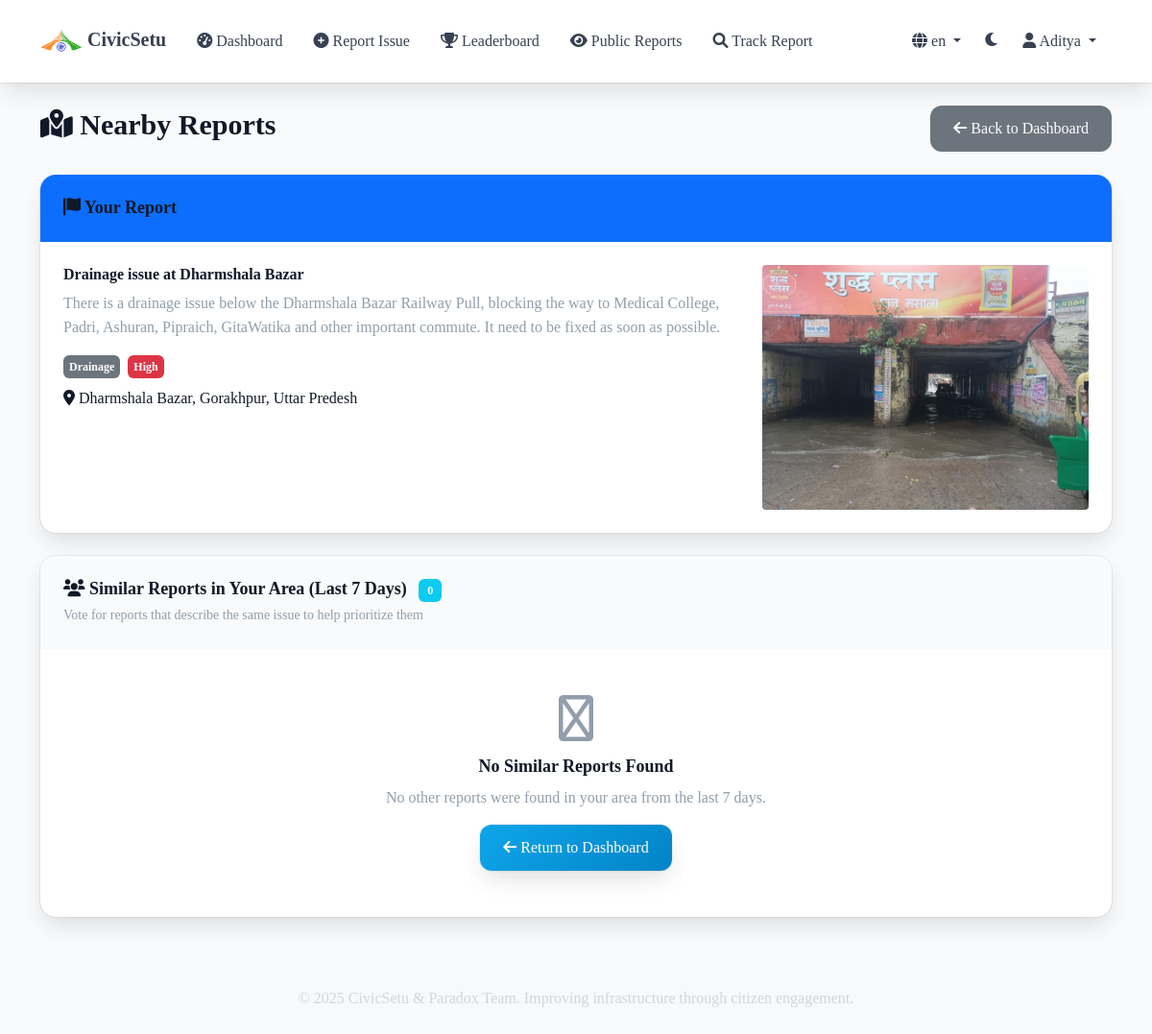
/citizen/nearby-reports/1 (signed in), run on the app's committed database.
### models.py (models this page shows)
class User(UserMixin, db.Model):
    id = db.Column(db.Integer, primary_key=True)
    username = db.Column(db.String(80), unique=True, nullable=False)
    email = db.Column(db.String(120), unique=True, nullable=False)
    password_hash = db.Column(db.String(120), nullable=False)
    role = db.Column(db.String(20), nullable=False, default='citizen')  # citizen or authority
    phone = db.Column(db.String(15))
    department = db.Column(db.String(100))  # For authority users
    created_at = db.Column(db.DateTime, default=datetime.utcnow)
    is_active = db.Column(db.Boolean, default=True)
    email_verified = db.Column(db.Boolean, default=False)
    reports = db.relationship('Report', backref='reporter', lazy=True)
    assigned_tickets = db.relationship('MaintenanceTicket', backref='assigned_to', lazy=True)

class Report(db.Model):
    id = db.Column(db.Integer, primary_key=True)
    title = db.Column(db.String(200), nullable=False)
    description = db.Column(db.Text, nullable=False)
    category = db.Column(db.String(50), nullable=False)  # pothole, crack, broken_structure, etc.
    severity = db.Column(db.String(20), nullable=False, default='medium')  # low, medium, high, critical
    latitude = db.Column(db.Float, nullable=True)  # Made optional
    longitude = db.Column(db.Float, nullable=True)  # Made optional
    address = db.Column(db.String(300))
    postal_code = db.Column(db.String(20))  # PIN/Postal/Zip code
    photo_path = db.Column(db.String(200), nullable=False)  # Made mandatory
    status = db.Column(db.String(20), default='reported')  # reported, verified, in_progress, completed, rejected
    user_id = db.Column(db.Integer, db.ForeignKey('user.id'), nullable=False)
    is_anonymous = db.Column(db.Boolean, default=False)  # New field for anonymous reporting
    created_at = db.Column(db.DateTime, default=datetime.utcnow)
    updated_at = db.Column(db.DateTime, default=datetime.utcnow, onupdate=datetime.utcnow)
    ticket = db.relationship('MaintenanceTicket', backref='report', uselist=False)
    updates = db.relationship('StatusUpdate', backref='report', lazy=True, order_by='StatusUpdate.created_at.desc()')

### app.py (the view)
@app.route('/citizen/nearby-reports/<int:report_id>')
@login_required
def view_nearby_reports(report_id):
    if current_user.role != 'citizen':
        flash('Access denied')
        return redirect(url_for('index'))
    current_report = Report.query.filter_by(id=report_id, user_id=current_user.id).first_or_404()
    from datetime import timedelta
    from sqlalchemy import func, and_
    one_week_ago = datetime.utcnow() - timedelta(days=7)
    lat_range = 0.009
    lng_range = 0.009
    nearby_reports = Report.query.filter(
        and_(
            Report.id != report_id,
            Report.created_at >= one_week_ago,
            Report.latitude.between(current_report.latitude - lat_range, current_report.latitude + lat_range),
            Report.longitude.between(current_report.longitude - lng_range, current_report.longitude + lng_range),
            Report.status != 'rejected'
        )
    ).all()
    user_votes = {vote.report_id for vote in Vote.query.filter_by(user_id=current_user.id).all()}
    return render_template('citizen/nearby_reports.html',
                         current_report=current_report,
                         nearby_reports=nearby_reports,
                         user_votes=user_votes)

### templates/citizen/nearby_reports.html (shortened to what this page needs)
{% extends "base.html" %}
{% block content %}
<div class="row">
    <div class="col-12">
        <div class="d-flex justify-content-between align-items-center mb-4">
            <h2><i class="fas fa-map-marked-alt"></i> Nearby Reports</h2>
            <a href="{{ url_for('citizen_dashboard') }}" class="btn btn-secondary">
                <i class="fas fa-arrow-left"></i> Back to Dashboard
            </a>
        </div>
        <div class="card mb-4 border-primary">
            <div class="card-header bg-primary text-white">
                <h5 class="mb-0"><i class="fas fa-flag"></i> Your Report</h5>
            </div>
            <div class="card-body">
                <div class="row">
                    <div class="col-md-8">
                        <h6><strong>{{ current_report.title }}</strong></h6>
                        <p class="text-muted">{{ current_report.description }}</p>
                        <div class="d-flex gap-2 mb-2">
                            <span class="badge bg-secondary">{{ current_report.category.replace('_', ' ').title() }}</span>
                            <span class="badge severity-{{ current_report.severity }}">{{ current_report.severity.title() }}</span>
                        </div>
                        <p class="mb-0"><i class="fas fa-map-marker-alt"></i> {{ current_report.address or 'Location coordinates provided' }}</p>
                    </div>
                    <div class="col-md-4">
                        {% if current_report.photo_path %}
                            <img src="/{{ current_report.photo_path }}" class="img-fluid rounded" alt="Report photo">
                        {% else %}
                            <div class="text-center text-muted">
                                <i class="fas fa-image fa-3x"></i>
                                <p>No photo</p>
                            </div>
                        {% endif %}
                    </div>
                </div>
            </div>
        </div>
        <div class="card">
            <div class="card-header">
                <h5 class="mb-0">
                    <i class="fas fa-users"></i> Similar Reports in Your Area (Last 7 Days)
                    <span class="badge bg-info ms-2">{{ nearby_reports|length }}</span>
                </h5>
                <small class="text-muted">Vote for reports that describe the same issue to help prioritize them</small>
            </div>
            <div class="card-body">
                {% if nearby_reports %}
                    <div class="row">
                        {% for report in nearby_reports %}
                        <div class="col-md-6 col-lg-4 mb-4">
                            <div class="card h-100 nearby-report-card">
                                <div class="card-body">
                                    <div class="d-flex justify-content-between align-items-start mb-2">
                                        <h6 class="card-title">{{ report.title }}</h6>
                                        <button class="btn btn-sm vote-btn {{ 'btn-success' if report.id in user_votes else 'btn-outline-success' }}"
                                                onclick="toggleVote({{ report.id }})"
                                                id="vote-btn-{{ report.id }}">
                                            <i class="fas fa-thumbs-up"></i>
                                            <span id="vote-count-{{ report.id }}">{{ report.votes|length }}</span>
                                        </button>
                                    </div>
                                    <p class="card-text text-muted small">{{ report.description[:100] }}{% if report.description|length > 100 %}...{% endif %}</p>
                                    <div class="d-flex gap-1 mb-2">
                                        <span class="badge bg-secondary small">{{ report.category.replace('_', ' ').title() }}</span>
                                        <span class="badge severity-{{ report.severity }} small">{{ report.severity.title() }}</span>
                                        <span class="badge bg-info small">{{ report.status.replace('_', ' ').title() }}</span>
                                    </div>
                                    <div class="d-flex justify-content-between align-items-center">
                                        <small class="text-muted">
                                            <i class="fas fa-clock"></i> {{ report.created_at.strftime('%m/%d %H:%M') }}
                                        </small>
                                        {% if report.photo_path %}
                                            <small class="text-success">
                                                <i class="fas fa-camera"></i> Photo
                                            </small>
                                        {% endif %}
                                    </div>
                                    {% if report.photo_path %}
                                        <div class="mt-2">
                                            <img src="/{{ report.photo_path }}" class="img-fluid rounded" alt="Report photo" style="max-height: 120px; width: 100%; object-fit: cover;">
                                        </div>
                                    {% endif %}
                                </div>
                            </div>
                        </div>
                        {% endfor %}
                    </div>
                    <div class="alert alert-info mt-4">
                        <h6><i class="fas fa-info-circle"></i> How Voting Works</h6>
                        <ul class="mb-0">
                            <li>Vote for reports that describe the same or similar issue as yours</li>
                            <li>Higher voted reports get priority attention from authorities</li>
                            <li>You earn 2 points for each vote you cast</li>
                            <li>You can change your vote anytime by clicking the vote button again</li>
                        </ul>
                    </div>
                {% else %}
                    <div class="text-center py-4">
                        <i class="fas fa-search fa-3x text-muted mb-3"></i>
                        <h5>No Similar Reports Found</h5>
                        <p class="text-muted">No other reports were found in your area from the last 7 days.</p>
                        <a href="{{ url_for('citizen_dashboard') }}" class="btn btn-primary">
                            <i class="fas fa-arrow-left"></i> Return to Dashboard
                        </a>
                    </div>
                {% endif %}
            </div>
        </div>
    </div>
</div>
{% endblock %}

### templates/base.html (shortened to what this page needs)
<!DOCTYPE html>
<html lang="{{ get_locale() }}">
<head>
    <link href="https://cdn.jsdelivr.net/npm/bootstrap@5.1.3/dist/css/bootstrap.min.css" rel="stylesheet">
    <link href="https://cdnjs.cloudflare.com/ajax/libs/font-awesome/6.0.0/css/all.min.css" rel="stylesheet">
    <link rel="stylesheet" href="https://unpkg.com/leaflet@1.7.1/dist/leaflet.css" />
    <link href="{{ url_for('static', filename='css/custom.css') }}" rel="stylesheet">
</head>
<body>
    <nav class="navbar navbar-expand-lg navbar-dark bg-primary sticky-top">
        <div class="container">
            <a class="navbar-brand" href="{{ url_for('index') }}">
                <img src="{{ url_for('static', filename='logo/CivicSetu.svg') }}" alt="CivicSetu Logo" style="width: 44px;">
                {{ _('CivicSetu') }}
            </a>
            <div class="collapse navbar-collapse" id="navbarNav">
                <ul class="navbar-nav me-auto">
                    {% if current_user.is_authenticated %}
                        {% if current_user.role == 'citizen' %}
                            <li class="nav-item">
                                <a class="nav-link" href="{{ url_for('citizen_dashboard') }}">
                                    <i class="fas fa-tachometer-alt"></i> {{ _('Dashboard') }}
                                </a>
                            </li>
                            <li class="nav-item">
                                <a class="nav-link" href="{{ url_for('create_report') }}">
                                    <i class="fas fa-plus-circle"></i> {{ _('Report Issue') }}
                                </a>
                            </li>
                            <li class="nav-item">
                                <a class="nav-link" href="{{ url_for('citizen_leaderboard') }}">
                                    <i class="fas fa-trophy"></i> {{ _('Leaderboard') }}
                                </a>
                            </li>
                        {% endif %}
                    {% endif %}
                    <li class="nav-item">
                        <a class="nav-link" href="{{ url_for('public_reports') }}">
                            <i class="fas fa-eye"></i> {{ _('Public Reports') }}
                        </a>
                    </li>
                    <li class="nav-item">
                        <a class="nav-link" href="{{ url_for('track_report') }}">
                            <i class="fas fa-search"></i> {{ _('Track Report') }}
                        </a>
                    </li>
                </ul>
                <ul class="navbar-nav">
                    <li class="nav-item dropdown">
                        <a class="nav-link dropdown-toggle" href="#" id="languageDropdown" role="button" data-bs-toggle="dropdown">
                            <i class="fas fa-globe"></i> {{ get_locale() }}
                        </a>
                    </li>
                    <li class="nav-item">
                        <button class="nav-link btn btn-link" id="themeToggle" style="border: none; background: none;">
                            <i class="fas fa-moon" id="themeIcon"></i>
                        </button>
                    </li>
                    {% if current_user.is_authenticated %}
                        <li class="nav-item dropdown">
                            <a class="nav-link dropdown-toggle" href="#" id="navbarDropdown" role="button" data-bs-toggle="dropdown">
                                <i class="fas fa-user"></i> {{ current_user.username }}
                            </a>
                        </li>
                    {% endif %}
                </ul>
            </div>
        </div>
    </nav>
    <main class="container mt-4">
        {% block content %}{% endblock %}
    </main>
    <footer class="bg-light mt-5 py-4">
        <div class="container text-center">
            <p class="mb-0">&copy; 2025 CivicSetu & Paradox Team. Improving infrastructure through citizen engagement.</p>
        </div>
    </footer>
</body>
</html>

### data on the page
User: is_active "en", username "Aditya"
Report: title "Drainage issue at Dharmshala Bazar", description "There is a drainage issue below the Dharmshala Bazar Railway Pull, blocking the way to Medical College, Padri, Ashuran, Pipraich, GitaWatika and other important commute. It need to be fixed as soon as possible.", category.replace "Drainage", severity "High", address "Dharmshala Bazar, Gorakhpur, Uttar Predesh"

### other printed values
{{ nearby_reports|length }} "0"
